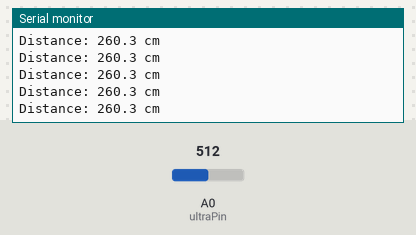
Bench run of a sketch on a simulated Arduino Uno, built with avr-gcc and run on an emulated ATmega328P. On the bench: the last lines printed to the serial monitor. The inputs (shaded band) are chosen by the test bench; at power-on: A0 (ultraPin) = 512.

Above: at 1.2 s.
1.3 s: A0 (ultraPin) set to 490
At 1.31 s:
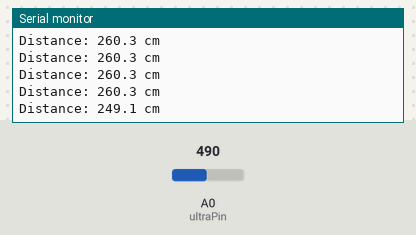
2.8 s: A0 (ultraPin) set to 510
At 2.82 s:
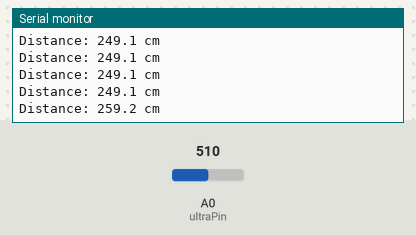
Timing chart, 0 to 5.8 s (numbered marks = the images above; inputs shaded):
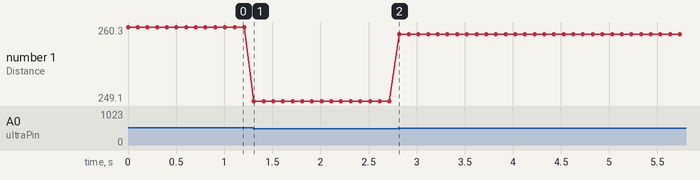

Measured:
- after the input at 1.3 s, the serial monitor: prints a new line at once (image 1)
- after the input at 2.8 s, the serial monitor: prints a new line at once (image 2)
- plotted number 1: 260.3 → 249.1 after the input at 1.3 s, 249.1 → 259.2 after the input at 2.8 s

The sketch:

Activity_8b_Type_3.ino
```cpp
const int ultraPin = A0;

void setup() {
  Serial.begin(9600);
}

void loop() {
  int duration = analogRead(ultraPin);          // 0..1023
  float distanceCM = (duration * 520.0) / 1023.0; // per DFRobot
  // Optional clamp if you like
  if (distanceCM < 2) distanceCM = 2;
  if (distanceCM > 500) distanceCM = 500;

  Serial.print("Distance: ");
  Serial.print(distanceCM, 1);
  Serial.println(" cm");
  delay(100);
}
```
